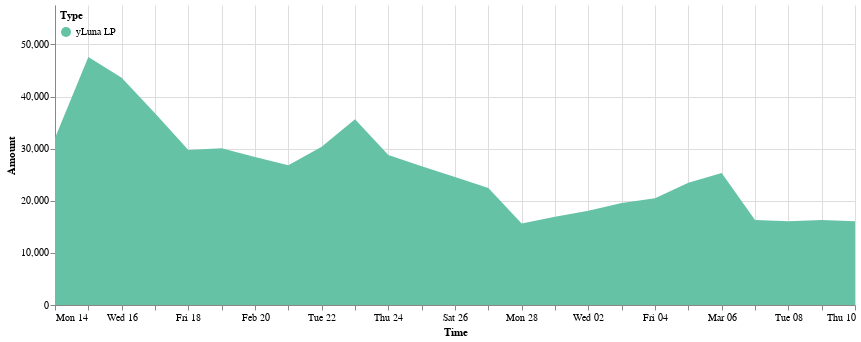

Source (notebook cell):
### Code cell
cp.get_yluna_time_area_chart(dp.daily_delta_lp, 
               alt.Scale(scheme='set2'),
               min_date = daily_delta_stk.Time.min(),
               max_date = daily_delta_stk.Time.max(),
               top_padding = 10000
        ).properties(width=800).configure_view(strokeOpacity=0)

### Figure 1 — Vega-Lite specification as saved in the notebook (floating-point values rounded to 4 significant figures)
{"config": {"view": {"continuousWidth": 400, "continuousHeight": 300, "strokeOpacity": 0}}, "data": {"name": "data-fe050288d905aaa1507448e4f1701d5c"}, "mark": "area", "encoding": {"color": {"field": "Type", "legend": {"direction": "vertical", "legendY": 0, "orient": "none", "padding": 5}, "scale": {"scheme": "set2"}, "type": "nominal"}, "tooltip": [{"field": "Time", "format": "%Y-%m-%d", "type": "temporal"}, {"field": "Type", "type": "nominal"}, {"field": "Amount (millions)", "type": "nominal"}], "x": {"field": "Time", "scale": {"domain": ["2022-02-14", "2022-03-10"]}, "type": "temporal"}, "y": {"field": "Amount", "scale": {"domain": [0, 57560.0]}, "type": "quantitative"}}, "width": 800, "$schema": "https://vega.github.io/schema/vega-lite/v4.17.0.json", "datasets": {"data-fe050288d905aaa1507448e4f1701d5c": [{"Time": "2022-02-14", "Amount signed": 32030.0, "Amount": 32030.0, "Type": "yLuna LP", "Amount (millions)": "0.03M"}, {"Time": "2022-02-15", "Amount signed": 15530.0, "Amount": 47560.0, "Type": "yLuna LP", "Amount (millions)": "0.05M"}, {"Time": "2022-02-16", "Amount signed": -3950.0, "Amount": 43610.0, "Type": "yLuna LP", "Amount (millions)": "0.04M"}, {"Time": "2022-02-17", "Amount signed": -6835.0, "Amount": 36780.0, "Type": "yLuna LP", "Amount (millions)": "0.04M"}, {"Time": "2022-02-18", "Amount signed": -7037.0, "Amount": 29740.0, "Type": "yLuna LP", "Amount (millions)": "0.03M"}, {"Time": "2022-02-19", "Amount signed": 337.5, "Amount": 30080.0, "Type": "yLuna LP", "Amount (millions)": "0.03M"}, {"Time": "2022-02-20", "Amount signed": -1702.0, "Amount": 28380.0, "Type": "yLuna LP", "Amount (millions)": "0.03M"}, {"Time": "2022-02-21", "Amount signed": -1555.0, "Amount": 26820.0, "Type": "yLuna LP", "Amount (millions)": "0.03M"}, {"Time": "2022-02-22", "Amount signed": 3529.0, "Amount": 30350.0, "Type": "yLuna LP", "Amount (millions)": "0.03M"}, {"Time": "2022-02-23", "Amount signed": 5291.0, "Amount": 35640.0, "Type": "yLuna LP", "Amount (millions)": "0.04M"}, {"Time": "2022-02-24", "Amount signed": -6866.0, "Amount": 28780.0, "Type": "yLuna LP", "Amount (millions)": "0.03M"}, {"Time": "2022-02-25", "Amount signed": -2172.0, "Amount": 26600.0, "Type": "yLuna LP", "Amount (millions)": "0.03M"}, {"Time": "2022-02-26", "Amount signed": -2032.0, "Amount": 24570.0, "Type": "yLuna LP", "Amount (millions)": "0.02M"}, {"Time": "2022-02-27", "Amount signed": -2120.0, "Amount": 22450.0, "Type": "yLuna LP", "Amount (millions)": "0.02M"}, {"Time": "2022-02-28", "Amount signed": -6805.0, "Amount": 15650.0, "Type": "yLuna LP", "Amount (millions)": "0.02M"}, {"Time": "2022-03-01", "Amount signed": 1266.0, "Amount": 16910.0, "Type": "yLuna LP", "Amount (millions)": "0.02M"}, {"Time": "2022-03-02", "Amount signed": 1194.0, "Amount": 18110.0, "Type": "yLuna LP", "Amount (millions)": "0.02M"}, {"Time": "2022-03-03", "Amount signed": 1485.0, "Amount": 19590.0, "Type": "yLuna LP", "Amount (millions)": "0.02M"}, {"Time": "2022-03-04", "Amount signed": 900.4, "Amount": 20490.0, "Type": "yLuna LP", "Amount (millions)": "0.02M"}, {"Time": "2022-03-05", "Amount signed": 2973.0, "Amount": 23470.0, "Type": "yLuna LP", "Amount (millions)": "0.02M"}, {"Time": "2022-03-06", "Amount signed": 1880.0, "Amount": 25350.0, "Type": "yLuna LP", "Amount (millions)": "0.03M"}, {"Time": "2022-03-07", "Amount signed": -9021.0, "Amount": 16320.0, "Type": "yLuna LP", "Amount (millions)": "0.02M"}, {"Time": "2022-03-08", "Amount signed": -254.8, "Amount": 16070.0, "Type": "yLuna LP", "Amount (millions)": "0.02M"}, {"Time": "2022-03-09", "Amount signed": 238.1, "Amount": 16310.0, "Type": "yLuna LP", "Amount (millions)": "0.02M"}, {"Time": "2022-03-10", "Amount signed": -236.4, "Amount": 16070.0, "Type": "yLuna LP", "Amount (millions)": "0.02M"}]}}
